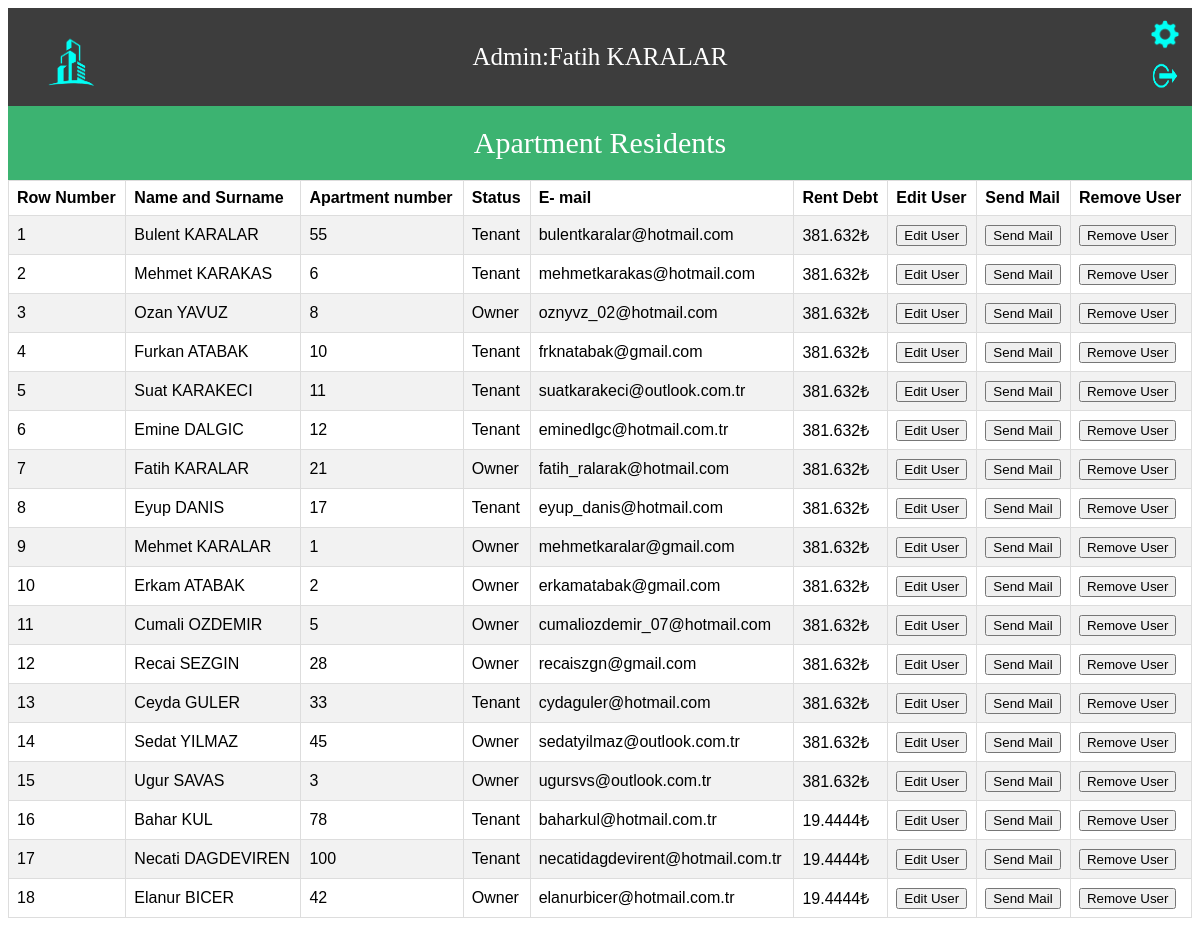
/AdminOperations/userList.php (signed in), run on the app's committed database.
### tables this page shows
CREATE TABLE `users` (
  `userID` int(11) NOT NULL,
  `username` text NOT NULL,
  `password` text NOT NULL,
  `name` text NOT NULL,
  `surname` text NOT NULL,
  `aptNo` int(11) NOT NULL,
  `status` text NOT NULL,
  `mail` text NOT NULL,
  `rentDebt` float NOT NULL,
  `phoneNumber` text NOT NULL
);

### AdminOperations/userList.php (the view, shortened to what this page needs)
<?php
require_once '../dbconnection/dbconnect.php';
?>
<!DOCTYPE html>
<html lang="en">
<head>
    <link rel="stylesheet" href="../Css/userList.css">
</head>
<body>
    <?php
    $username = $_SESSION['username'];
    $userListSql = "SELECT name FROM admins WHERE username='$username'";
    $userListQuery = mysqli_query($connect, $userListSql);
    $row = mysqli_fetch_assoc($userListQuery);
    ?>
    <header> Admin:<?php echo $row['name'];  ?>
    <br>
   <a href="../index.php"> <img src="../Logos/logo.png" width="100px" height="100px"></a>
    <a href="../options.php"> <input id="options" type="image" src="../Logos/options.png" width="30px" height="30px"> </a>
    <a href="../Login/adminLogout.php"><input id="logout" type="image" src="../Logos/logout.png" width="30px" height="45px"></a>
</header>
<div id="user">
    <header id="title">Apartment Residents</header>
    <table id="users">
        <tr>
            <th>Row Number</th>
            <th>Name and Surname</th>
            <th>Apartment number</th>
            <th> Status </th>
            <th> E- mail</th>
            <th> Rent Debt</th>
            <th>Edit User</th>
            <th>Send Mail</th>
            <th>Remove User</th>
        </tr>
        <?php
        $residentsSql="SELECT*FROM users";
        $residentQuery=mysqli_query($connect,$residentsSql);
        $counter=0;
        while ($residentRow=mysqli_fetch_assoc($residentQuery)) {
          $counter++;
          ?>
          <tr>
           <td><?php echo $counter; ?></td>
           <td><?php echo ucfirst($residentRow['name'])." ".strtoupper($residentRow['surname']); ?></td>
           <td><?php echo $residentRow['aptNo']; ?></td>
           <td><?php echo $residentRow['status']; ?></td>
           <td><?php echo $residentRow['mail']; ?></td>
           <td><?php echo $residentRow['rentDebt']."₺"; ?></td>
           <td><a href="editUser.php?userID=<?php echo $residentRow['userID'] ?>"><button id="editButton">Edit User</button></a> </td>
           <td><a href="mailto:<?php echo $residentRow['mail']?>"> <button id="mailButton">Send Mail</button></a></td>
           <td><a href="removeUser.php?userID=<?php echo $residentRow['userID'] ?>&removeUser=ok"> <button id="removeButton">Remove User</button></a></td>
       </tr>
   <?php } ?>
</table>
</div>
</body>
</html>

### Css/userList.css (style rules this page uses)
header { background-color: #3d3d3d; padding: 35px; text-align: center; font-size: 25px; color: white; }
header img { display: block; float: left; position: absolute; top: 15px; left: 20px; }
header input[id="options"] { display: block; float: right; position: absolute; top: 10px; right: 10px; margin: 10px; }
header input[id="logout"] { display: block; float: right; position: absolute; top: 25px; right: 10px; margin-top: 30px; margin-right: 10px; }
table { font-family: arial, sans-serif; border-collapse: collapse; width: 100%; }
td, th { border: 1px solid #dddddd; text-align: left; padding: 8px; }
tr:nth-child(even) { background-color: #f2f2f2; }
#title { background-color: mediumseagreen; color: white; text-align: center; font-size: 30px; padding: 20px; }

### data on the page
users: name "Bulent", surname "KARALAR", aptNo "55", status "Tenant", mail "bulentkaralar@hotmail.com", rentDebt "381.632"
users: name "Mehmet", surname "KARAKAS", aptNo "6", status "Tenant", mail "mehmetkarakas@hotmail.com", rentDebt "381.632"
users: name "Ozan", surname "YAVUZ", aptNo "8", status "Owner", mail "oznyvz_02@hotmail.com", rentDebt "381.632"
users: name "Furkan", surname "ATABAK", aptNo "10", status "Tenant", mail "frknatabak@gmail.com", rentDebt "381.632"
users: name "Suat", surname "KARAKECI", aptNo "11", status "Tenant", mail "suatkarakeci@outlook.com.tr", rentDebt "381.632"
users: name "Emine", surname "DALGIC", aptNo "12", status "Tenant", mail "eminedlgc@hotmail.com.tr", rentDebt "381.632"
users: name "Fatih", surname "KARALAR", aptNo "21", status "Owner", mail "fatih_ralarak@hotmail.com", rentDebt "381.632"
users: name "Eyup", surname "DANIS", aptNo "17", status "Tenant", mail "eyup_danis@hotmail.com", rentDebt "381.632"
users: name "Mehmet", surname "KARALAR", aptNo "1", status "Owner", mail "mehmetkaralar@gmail.com", rentDebt "381.632"
users: name "Erkam", surname "ATABAK", aptNo "2", status "Owner", mail "erkamatabak@gmail.com", rentDebt "381.632"
users: name "Cumali", surname "OZDEMIR", aptNo "5", status "Owner", mail "cumaliozdemir_07@hotmail.com", rentDebt "381.632"
users: name "Recai", surname "SEZGIN", aptNo "28", status "Owner", mail "recaiszgn@gmail.com", rentDebt "381.632"
users: name "Ceyda", surname "GULER", aptNo "33", status "Tenant", mail "cydaguler@hotmail.com", rentDebt "381.632"
users: name "Sedat", surname "YILMAZ", aptNo "45", status "Owner", mail "sedatyilmaz@outlook.com.tr", rentDebt "381.632"
users: name "Ugur", surname "SAVAS", aptNo "3", status "Owner", mail "ugursvs@outlook.com.tr", rentDebt "381.632"
users: name "Bahar", surname "KUL", aptNo "78", status "Tenant", mail "baharkul@hotmail.com.tr", rentDebt "19.4444"
users: name "Necati", surname "DAGDEVIREN", aptNo "100", status "Tenant", mail "necatidagdevirent@hotmail.com.tr", rentDebt "19.4444"
users: name "Elanur", surname "BICER", aptNo "42", status "Owner", mail "elanurbicer@hotmail.com.tr", rentDebt "19.4444"

### other printed values
$row['name'] "Fatih KARALAR"
